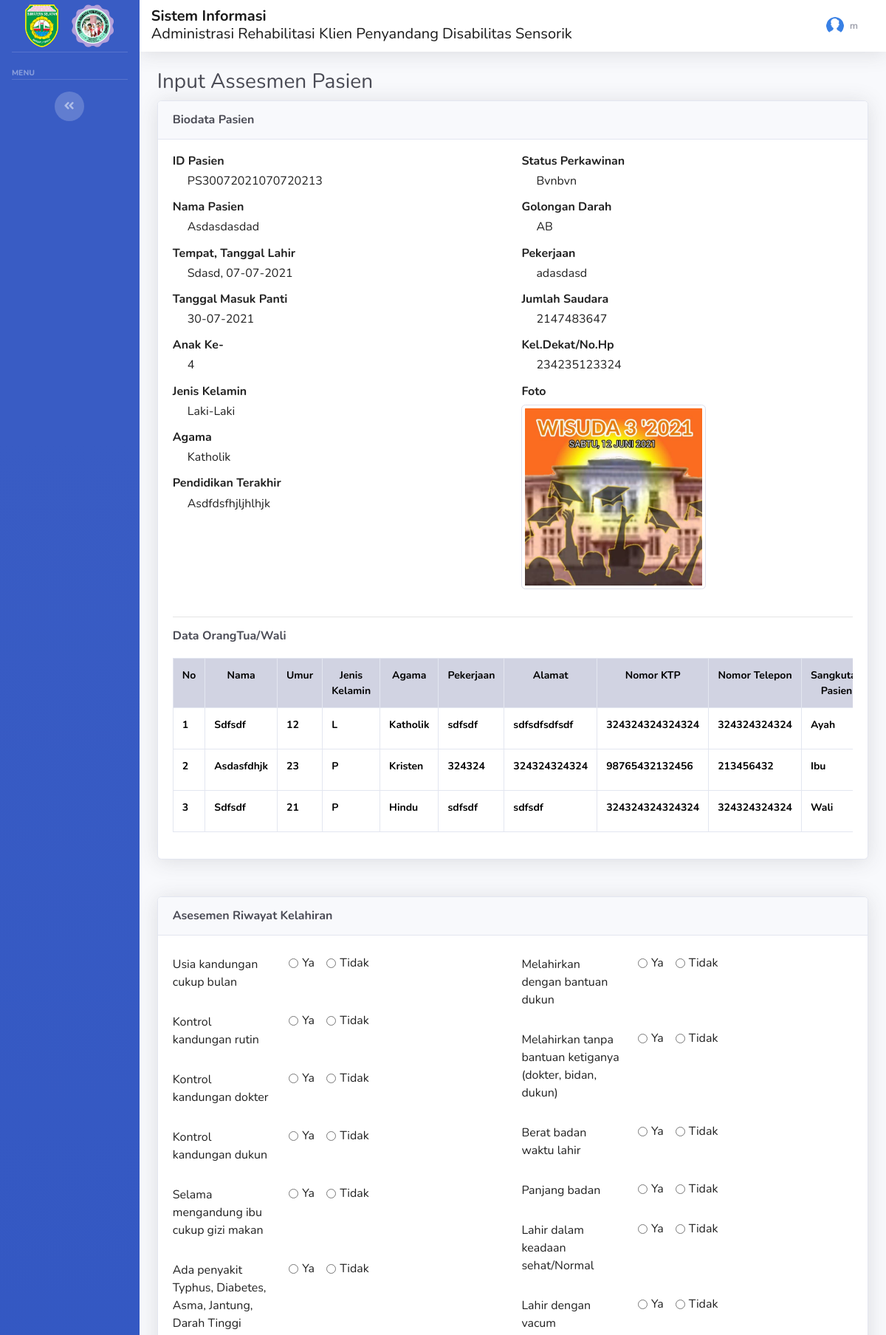
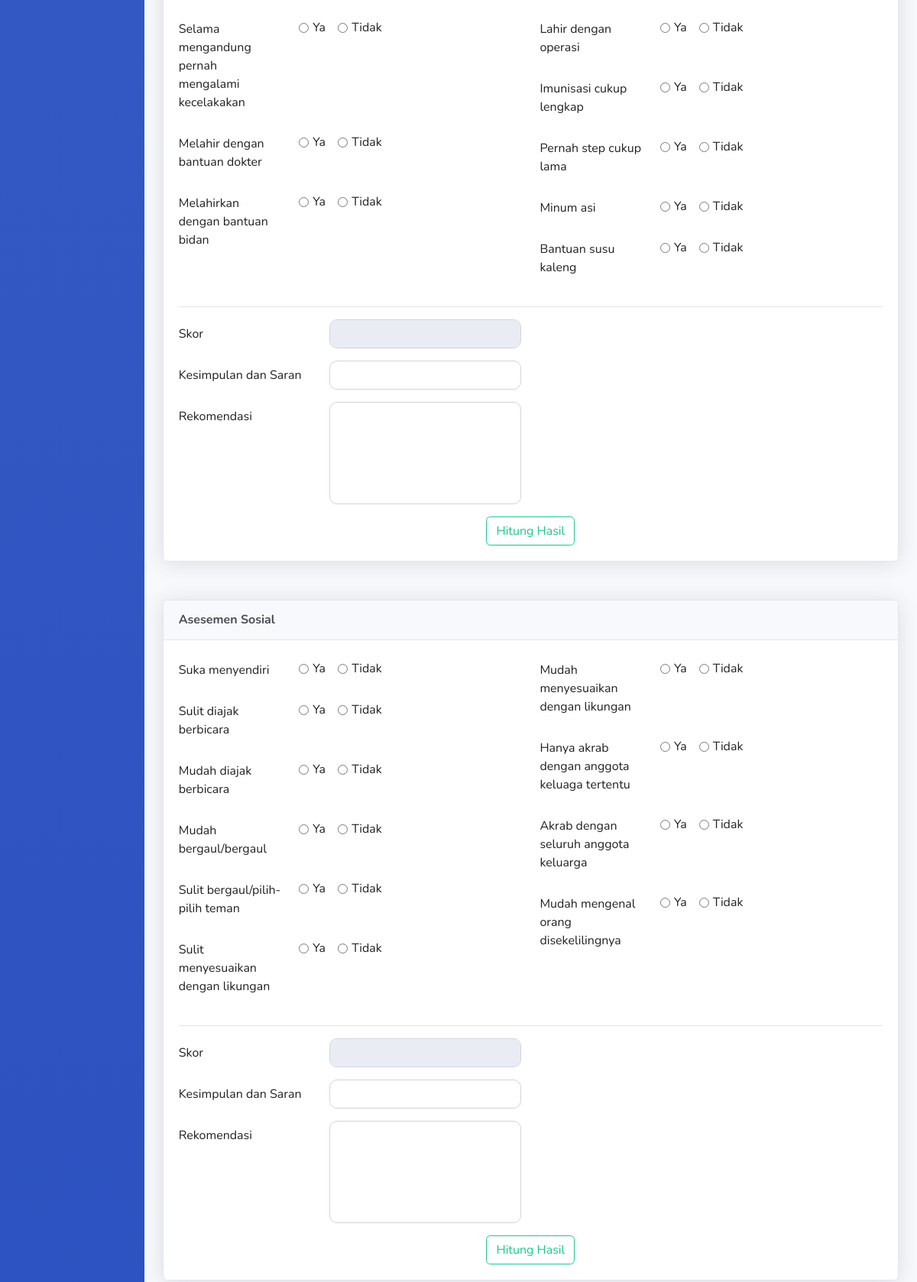
The app's page /package/inputAsesmen_pasien?id=PS30072021070720213 (signed in, upper part) with its own data (2 pictures, top to bottom).
### tables this page shows
CREATE TABLE `tb_pasien` (
  `idPasien` varchar(50) NOT NULL,
  `namaPasien` varchar(100) NOT NULL,
  `tempatLahir` varchar(100) NOT NULL,
  `tanggalLahir` date NOT NULL,
  `tanggalMasukPanti` date NOT NULL,
  `anak` int(2) NOT NULL,
  `jenisKelaminPasien` varchar(2) NOT NULL,
  `agamaPasien` varchar(20) NOT NULL,
  `pendidikanPasien` varchar(50) NOT NULL,
  `statusPasien` varchar(20) NOT NULL,
  `golPasien` varchar(3) NOT NULL,
  `kerjaanPasien` varchar(50) NOT NULL,
  `jmlSaudaraPasien` int(2) NOT NULL,
  `kelDekatPasien` varchar(20) NOT NULL,
  `foto` varchar(50) NOT NULL,
  `statAktif` int(1) NOT NULL,
  `idAses` varchar(50) NOT NULL
);

CREATE TABLE `tb_ortu` (
  `idOrtu` varchar(50) NOT NULL,
  `nama` varchar(100) NOT NULL,
  `umur` varchar(2) NOT NULL,
  `jk` varchar(1) NOT NULL,
  `agama` varchar(20) NOT NULL,
  `pekerjaan` varchar(100) NOT NULL,
  `alamat` text NOT NULL,
  `tempatLahir` varchar(50) NOT NULL,
  `tanggalLahir` date NOT NULL,
  `nomorKTP` varchar(15) NOT NULL,
  `noTelp` varchar(13) NOT NULL,
  `type` varchar(5) NOT NULL,
  `idPasien` varchar(50) NOT NULL
);

### package/inputAsesmen_pasien.php (the view, shortened to what the rows shown need)
<?php
    if ($_GET['id']) {
        include 'php/koneksi.php';
        $idPasien = $_GET['id'];
        $ambilPasien=mysqli_query($koneksi, "SELECT * FROM tb_pasien WHERE tb_pasien.idPasien='$idPasien'");
        $dataPasien=mysqli_fetch_array($ambilPasien);
        $tempatLahir = ucwords($dataPasien['tempatLahir']);
        $tgl = explode('-',$dataPasien['tanggalLahir']);
        $tanggalLahir = $tgl[2].'-'.$tgl[1].'-'.$tgl[0];
        $tgl1 = explode('-',$dataPasien['tanggalMasukPanti']);
        $tanggalMasukPanti = $tgl1[2].'-'.$tgl1[1].'-'.$tgl1[0];
        $pathFoto='../assets/user/img/';
        $foto = $dataPasien['foto'];
        switch ($dataPasien['jenisKelaminPasien']) {
            case 'L':
                $jenisKelamin='Laki-Laki';
                break;
        }
    }else{
        ?>
            <script>
                window.history.back();
            </script>
        <?php
    }
?>
<!DOCTYPE html>
<html lang="en">
<head>
    <link href="../assets/vendor/fontawesome-free/css/all.min.css" rel="stylesheet" type="text/css">
    <link rel="stylesheet" href="../assets/vendor/alertify/css/alertify.min.css" />
    <link rel="stylesheet" href="../assets/vendor/alertify/css/themes/default.min.css" />
    <link href="../assets/css/sb-admin-2.css" rel="stylesheet">
    <link href="../assets/css/util.css" rel="stylesheet">
    <link rel="stylesheet" href="../assets/vendor/alertify/css/alertify.min.css" />
    <link rel="stylesheet" href="../assets/vendor/alertify/css/themes/default.min.css" />
</head>
<body id="page-top">
    <div id="wrapper">
        <div id="content-wrapper">
            <div class="container-fluid mt-0 text-dark ">
                <div class="d-sm-flex align-items-center justify-content-between">
                    <h1 class="h3 text-gray-800">Input Assesmen Pasien</h1>
                </div>
                    <div class="card shadow m-b-50">
                        <div class="card-body">
                        <div id="formView">
                                <div class="row">
                                    <div class="col-lg-6 col-md-12">
                                        <div class="form-group">
                                            <h6 class="font-weight-bold">Nama Pasien</h6>
                                            <h6 class="text-dark p-l-20"><?=ucwords($dataPasien['namaPasien']);?></h6>
                                        </div>
                                        <div class="form-group">
                                            <h6 class="font-weight-bold">Tempat, Tanggal Lahir</h6>
                                            <h6 class="text-dark p-l-20"><?=ucwords($tempatLahir).', '.$tanggalLahir;?></h6>
                                        </div>
                                        <div class="form-group">
                                            <h6 class="font-weight-bold">Tanggal Masuk Panti</h6>
                                            <h6 class="text-dark p-l-20"><?=$tanggalMasukPanti;?></h6>
                                        </div>
                                        <div class="form-group">
                                            <h6 class="font-weight-bold">Anak Ke-</h6>
                                            <h6 class="text-dark p-l-20"><?=$dataPasien['anak'];?></h6>
                                        </div>
                                        <div class="form-group">
                                            <h6 class="font-weight-bold">Jenis Kelamin</h6>
                                            <h6 class="text-dark p-l-20"><?=$jenisKelamin;?></h6>
                                        </div>
                                        <div class="form-group">
                                            <h6 class="font-weight-bold">Agama</h6>
                                            <h6 class="text-dark p-l-20"><?=ucwords($dataPasien['agamaPasien']);?></h6>
                                        </div>
                                        <div class="form-group">
                                            <h6 class="font-weight-bold">Pendidikan Terakhir</h6>
                                            <h6 class="text-dark p-l-20"><?=ucwords($dataPasien['pendidikanPasien']);?></h6>
                                        </div>
                                    </div>
                                    <div class="col-lg-6">
                                        <div class="form-group">
                                            <h6 class="font-weight-bold">Status Perkawinan</h6>
                                            <h6 class="text-dark p-l-20"><?=ucwords($dataPasien['statusPasien']);?></h6>
                                        </div>
                                        <div class="form-group">
                                            <h6 class="font-weight-bold">Golongan Darah</h6>
                                            <h6 class="text-dark p-l-20"><?=$dataPasien['golPasien'];?></h6>
                                        </div>
                                        <div class="form-group">
                                            <h6 class="font-weight-bold">Pekerjaan</h6>
                                            <h6 class="text-dark p-l-20"><?=$dataPasien['kerjaanPasien'];?></h6>
                                        </div>
                                        <div class="form-group">
                                            <h6 class="font-weight-bold">Jumlah Saudara</h6>
                                            <h6 class="text-dark p-l-20"><?=$dataPasien['jmlSaudaraPasien'];?></h6>
                                        </div>
                                        <div class="form-group">
                                            <h6 class="font-weight-bold">Kel.Dekat/No.Hp</h6>
                                        <h6 class="text-dark p-l-20"><?=$dataPasien['kelDekatPasien'];?></h6>
                                        </div>
                                        <div class="form-group">
                                            <h6 class="font-weight-bold">Foto</h6>
                                            <img src="<?=$pathFoto.$foto.'?'.rand(1,32000);?>" class="img-thumbnail img-preview m-b-5" alt="Foto <?=ucwords($dataPasien['namaPasien']);?>" />
                                        </div>
                                    </div>
                                </div>
                            </div>
                                <div class="scroll-box">
                                    <table class="table table-bordered text-black">
                                        <?php
                                            $no=1;
                                            $ortu=mysqli_query($koneksi,"SELECT `idOrtu`, `nama`, `umur`, `jk`, `agama`, `pekerjaan`, `alamat`, `tempatLahir`, `tanggalLahir`, `nomorKTP`, `noTelp`, `type` FROM tb_ortu WHERE idPasien='$idPasien'");
                                            while($data=mysqli_fetch_array($ortu)){ ?>
                                            <tr class="font-weight-bold fs-14">
                                                <td><?=$no++;?></td>
                                                <td><?=ucwords($data['nama']);?></td>
                                                <td><?=$data['umur'];?></td>
                                                <td><?=$data['jk'];?></td>
                                                <td><?=ucwords($data['agama']);?></td>
                                                <td><?=$data['pekerjaan'];?></td>
                                                <td><?=$data['alamat'];?></td>
                                                <td><?=$data['nomorKTP'];?></td>
                                                <td><?=$data['noTelp'];?></td>
                                                <td><?=ucwords($data['type']);?></td>
                                            </tr>
                                        <?php
                                            }
                                        ?>
                                    </table>
                                </div>
                        </div>
                    </div>
        </div>
    </div>
</body>
</html>

### records on screen
tb_pasien: namaPasien "Asdasdasdad", tempatLahir "Sdasd", tanggalLahir "07-07-2021", tanggalMasukPanti "30-07-2021", anak "4", jenisKelaminPasien "Laki-Laki", agamaPasien "Katholik", pendidikanPasien "Asdfdsfhjljhlhjk", statusPasien "Bvnbvn", golPasien "AB", kerjaanPasien "adasdasd", jmlSaudaraPasien "2147483647", kelDekatPasien "234235123324", foto (picture)
tb_ortu: nama "Sdfsdf", umur "12", jk "L", agama "Katholik", pekerjaan "sdfsdf", alamat "sdfsdfsdfsdf", nomorKTP "324324324324324", noTelp "324324324324", type "Ayah"
tb_ortu: nama "Asdasfdhjk", umur "23", jk "P", agama "Kristen", pekerjaan "324324", alamat "324324324324", nomorKTP "98765432132456", noTelp "213456432", type "Ibu"
tb_ortu: nama "Sdfsdf", umur "21", jk "P", agama "Hindu", pekerjaan "sdfsdf", alamat "sdfsdf", nomorKTP "324324324324324", noTelp "324324324324", type "Wali"

### other values on screen
$dataUser[2] "m"
$idPasien "PS30072021070720213"
